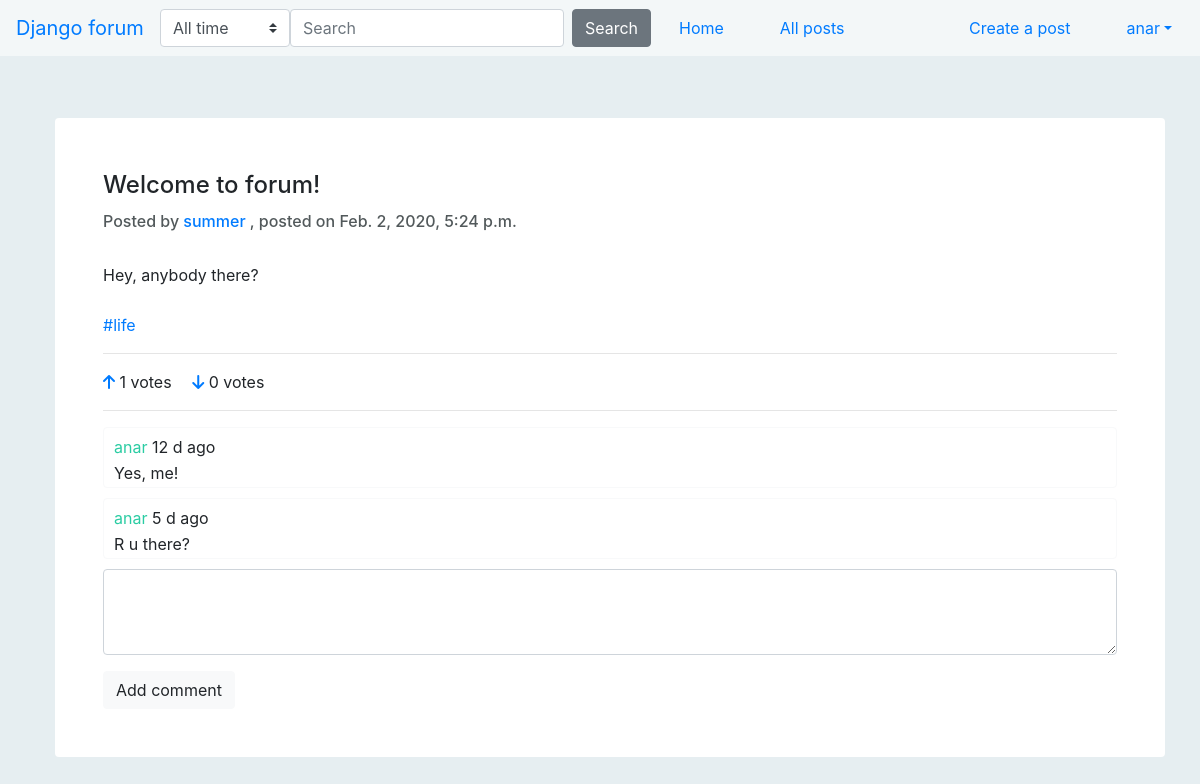
The page /forum/posts/1/ (signed in) on the database its author committed.
### authentication/models.py (models this page shows)
class User(AbstractUser):
    def get_absolute_url(self):
        """Returns the url to access a particular user instance."""
        return reverse('user-detail', args=[str(self.id)])

### forum/models.py (models this page shows, shortened)
class Post(models.Model):
    title = models.CharField(max_length=100)
    body = models.TextField(max_length=1000)
    date_created = models.DateTimeField(auto_now_add=True)
    date_modified = models.DateTimeField(auto_now=True)
    author = models.ForeignKey(User, on_delete=models.CASCADE, null=True)
    topic = models.ManyToManyField(Topic, help_text="Select a topic for this post.")
    is_approved = models.BooleanField(default=False)
    votes_up = models.IntegerField(default=0, blank=True)
    votes_down = models.IntegerField(default=0, blank=True)
    def display_topic(self):
        return '  '.join('#' + topic.name for topic in self.topic.all())
    def topics_to_list(self):
        return [topic for topic in self.topic.all()]
    display_topic.short_description = 'Topic'

class Topic(models.Model):
    name = models.CharField(max_length=50, help_text="Name of the topic.")
    def __str__(self):
        return self.name
    class Meta:
        ordering = ['name']

class Comment(models.Model):
    text = models.TextField(max_length=500, help_text="Write your create_comment here.")
    author = models.ForeignKey(User, on_delete=models.CASCADE)
    date_created = models.DateTimeField(auto_now_add=True)
    post = models.ForeignKey(Post, on_delete=models.CASCADE)
    def get_time(self):
        def time_calculator(time):
            if time < 60:
                return time, 'm'
            if time // 60 < 24:
                return time // 60, 'h'
            else:
                return time // 60 // 24, 'd'
        time_passed = datetime.datetime.astimezone(datetime.datetime.now()) - self.date_created
        time, unit_of_time = time_calculator(round(time_passed.total_seconds()/60))
        return "{} {} ago".format(time, unit_of_time)
    class Meta:
        order_with_respect_to = 'post'

### forum/views.py (the view)
# urls.py: path('posts/<int:pk>/', views.PostDetailView.as_view(), name='post-detail'),
class PostDetailView(generic.DetailView):
    model = Post

### templates/forum/post_detail.html (shortened to what this page needs)
{% extends "base.html" %}
{% block head_content %}
    {% load static %}
    <link rel="stylesheet" href="{% static 'post_detail.css' %}">
{% endblock %}
{% block content %}
    <div class="container">
      <div class="card border-0 shadow my-5">
        <div class="card-body p-5">
            <h4 class="card-title">{{ post.title }}</h4>
            <h6 style="color: #52595B">Posted by <a href="{% url 'user-detail' post.author.id %}">{{ post.author }} </a>, posted on {{ post.date_created }}</h6>
            <br>
            <p class="card-text">{{ post.body }}</p>
            <br>
            <p> {% for topic in post.topics_to_list %}<a href="{% url 'posts-topic' topic.name  %}">#{{ topic }}  </a>{% endfor %}</p>
            <hr>
            <div class="row">
                <div class="col align-self-start">
                    {% if user.is_authenticated %}<a href="#" onclick="document.getElementById('voteup').submit()">{% else %}<a href="{% url 'login'%}?next={{request.path}}" class="login-btn">{% endif %}<i class="fas fa-arrow-up"></i></a></a> {{ post.votes_up }} votes&emsp;
                    {% if user.is_authenticated %}<a href="#" onclick="document.getElementById('votedown').submit()">{% else %}<a href="{% url 'login' %}?next={{request.path}}" class="login-btn">{% endif %}<i class="fas fa-arrow-down"></i></a></a> {{ post.votes_down }} votes
            </div>
            </div>
            <hr>
            {% if post.comment_set.count > 0 %}
                {% for create_comment in post.comment_set.all %}
                    <div class="card border-light">
                        <div class="card-body">
                            <p> <a style="color: #2BCCA3" href="">{{ create_comment.author}}</a> {{ create_comment.get_time }}</p>
                            <p> {{ create_comment.text }}</p>
                        </div>
                    </div>
                {% endfor %}
            {% else %}
                <p>No comments yet.</p>
                <br>
            {% endif %}
            {% if  user.is_authenticated %}
                <form method="post" action="{% url 'comment' post.id %}">
                    <div class="form-group">
                    <textarea class="form-control" name="comment_text" id="comment_text" rows="3"></textarea>
                  </div>
                    <input type="submit" class="btn btn btn-light" value="Add comment">
                </form>
            {% else %}
              <p> <a class="login-btn btn btn-dark" href="{% url 'login' %}?next={{request.path}}" role="button">Log in</a> to add new comment.</p>
            {% endif %}
        </div>
      </div>
    </div>
{% endblock %}

### templates/menu.html (shortened to what this page needs)
<nav id="main-menu" class="navbar navbar-expand-md fixed-top">
    <a class="navbar-brand" href="{% url 'index' %}">Django forum</a>
    <div class="collapse navbar-collapse" id="MainMenu">
          <form class="form-inline my-2 my-lg-0"  action="{% url 'search_results' %}" method="get" >
              <select name="t" class="custom-select">
                  <option value="1">All time</option>
              </select>
              <input class="form-control mr-sm-2" name="q" type="text" placeholder="Search" aria-label="Search">
              <button class="btn btn-secondary my-2 my-sm-0" type="submit">Search</button>
          </form>
          <ul class="navbar-nav justify-content-center">
              <li class="nav-item active">
                  <a class="nav-link" href="{% url 'index' %}">Home</a>
              </li>
              <li class="nav-item">
                  <a class="nav-link" href="{% url 'posts' %}">All posts</a>
              </li>
          </ul>
          <ul class="navbar-nav" id="right-side">
              {% if not user.is_authenticated %}
                  <li class="nav-item">
                      <a class="btn btn-primary" href="{% url 'login' %}?next={{request.path}}" role="button">Log in</a>
                  </li>
                  <li class="nav-item">
                      <a class="btn btn-primary" href="{% url 'signup' %}" role="button">Sign up</a>
                  </li>
              {% else %}
                  <li class="nav-item">
                      <a class="nav-link" href="{% url 'post-create' %}">Create a post</a>
                  </li>
                  <li id="side-drop" class="nav-item dropdown show">
                      <a href="" class="nav-link dropdown-toggle" id="dropdown01" data-toggle="dropdown" aria-haspopup="true" aria-expanded="false">{{ user.username }}</a>
                  </li>
              {% endif %}
          </ul>
    </div>
</nav>

### forum/static/base.css (style rules this page uses)
body { background: #E6EEF1; padding-left: 20px; padding-top: 70px; }
#main-menu { background-color: rgba(255,255,255,0.5); }
.navbar-nav li { margin-left: 20px; margin-right: 20px; }
#right-side { position: absolute; right: 0; }
select.custom-select { width: 130px; }

### forum/static/post_detail.css (style rules this page uses)
.card-body { padding-top: 2px; padding-bottom: 0; padding-left: 10px; padding-right:0; margin-top: 5px; }
.card { margin-bottom: 10px; }
p { margin-bottom: 2px; }

### rows shown on the page
User: username "anar"
Post: title "Welcome to forum!", author "summer", date_created "Feb. 2, 2020, 5:24 p.m.", body "Hey, anybody there?", votes_up "1", votes_down "0"
Topic: name "life"
Comment: author "anar", get_time "12 d ago", text "Yes, me!"
Comment: author "anar", get_time "5 d ago", text "R u there?"
